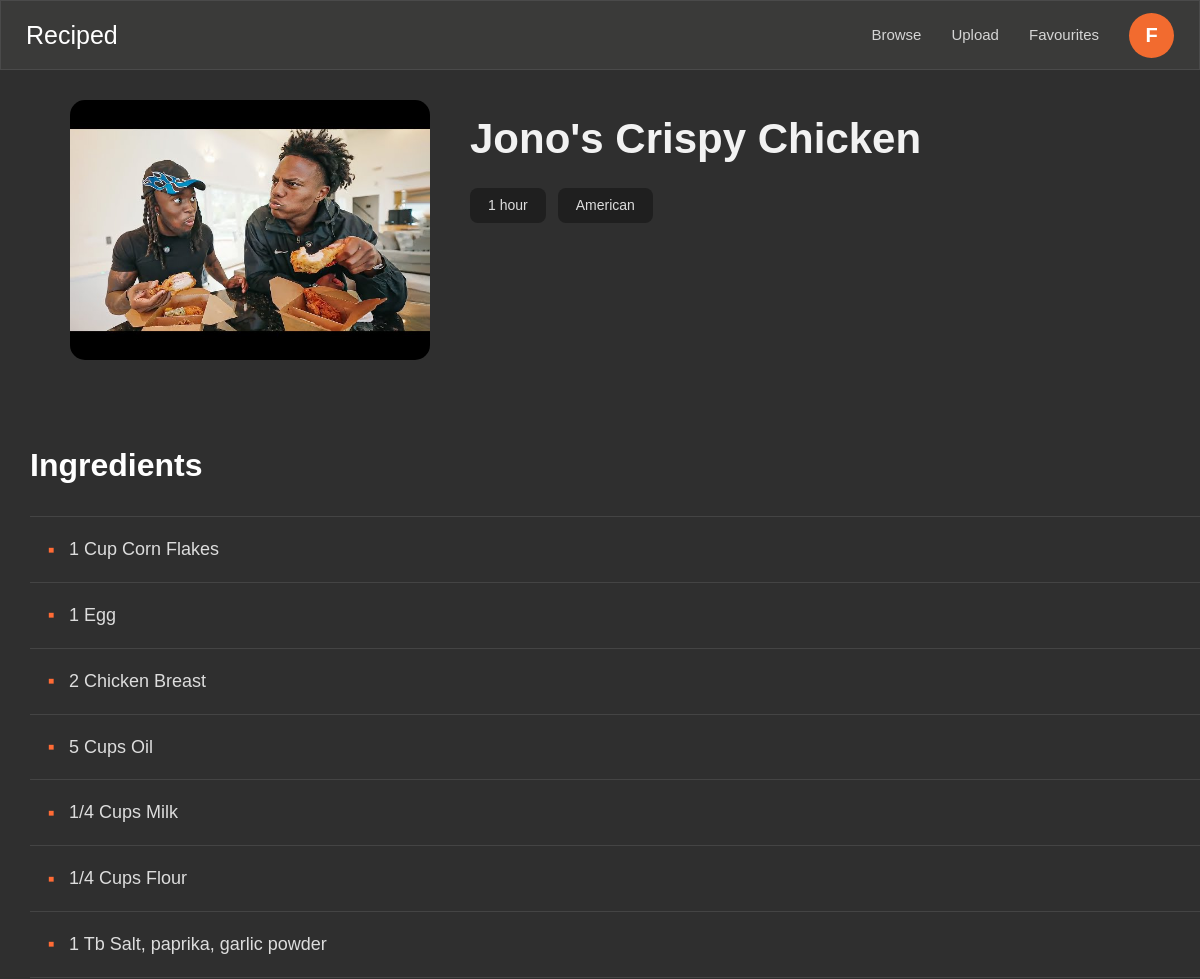
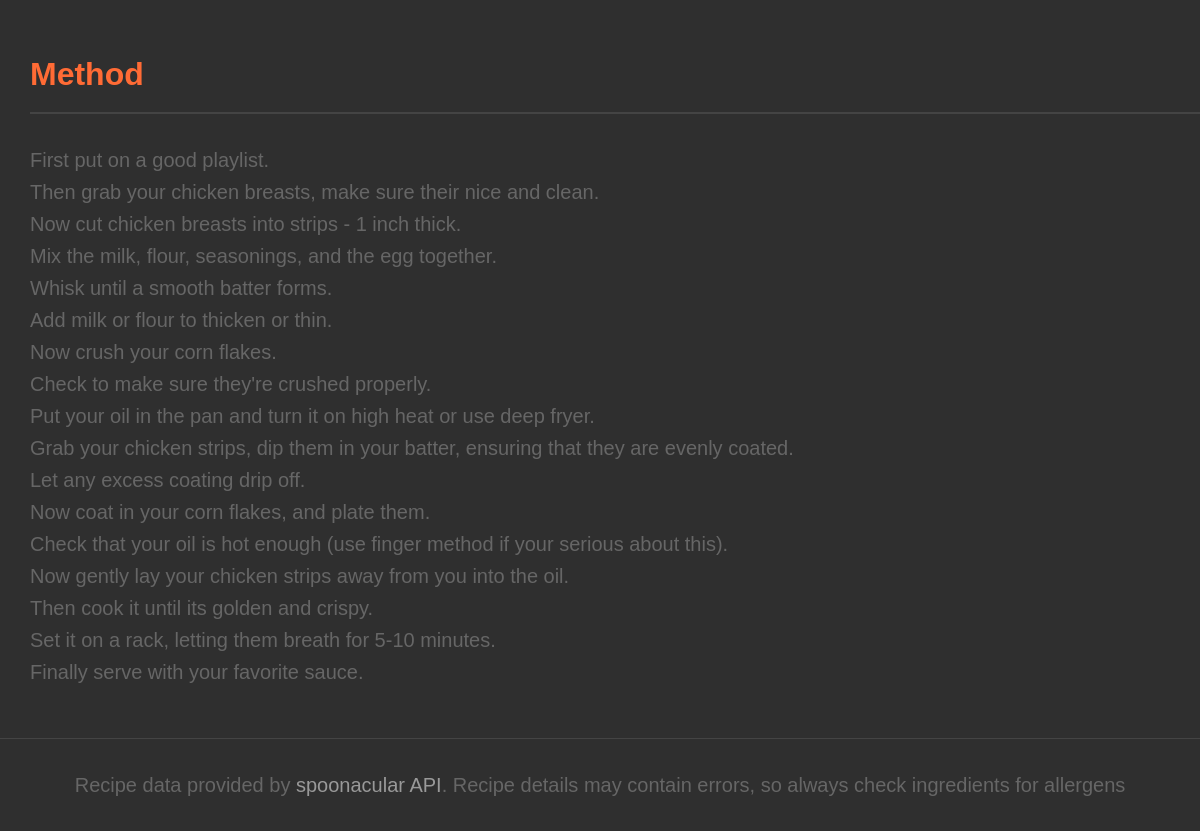
Page /recipe/1 (signed in) on the committed database (2 pictures, top to bottom).
### app.py (models this page shows)
class User(db.Model, UserMixin):
    id = db.Column(db.Integer, primary_key=True)
    username = db.Column(db.String(100), unique=True, nullable=False)
    password = db.Column(db.String(200), nullable=False)

class UserRecipe(db.Model):
    id = db.Column(db.Integer, primary_key=True)
    user_id = db.Column(db.Integer, db.ForeignKey("user.id"), nullable=False)
    name = db.Column(db.String(150), nullable=False)
    cuisine = db.Column(db.String(50), nullable=False)
    cook_time = db.Column(db.String(50), nullable=False)
    image = db.Column(db.String(300))
    ingredients = db.Column(db.Text, nullable=False)
    method = db.Column(db.Text, nullable=False)

### app.py (the view, shortened to what this page needs)
@app.route("/recipe/<int:recipe_id>")
def recipe(recipe_id):
    user_recipe = UserRecipe.query.get(recipe_id)
    if user_recipe:
        return render_template(
            "recipe.html",
            recipe=user_recipe,
            uploaded=True,
            is_favourite=False
            )

### app.py (called while the page is built)
@login_manager.user_loader
def load_user(user_id):
    return User.query.get(int(user_id))

### templates/recipe.html (shortened to what this page needs)
{% extends 'layout.html' %}
{% block content %}
    <header class="navbar">
        <div class="logo">
            <a href="/" class="title">Reciped</a>
        </div>
        <nav>
            <a href="{{ url_for('home') }}">Browse</a>
            {% if current_user.is_authenticated %}
                <a href="{{ url_for('upload') }}">Upload</a>
                <a href="{{ url_for('favourites') }}">Favourites</a>
                <details class="profile-dropdown">
                    <summary class="profile-icon">
                        {{ current_user.username[0]|upper }}
                    </summary>
                </details>
            {% else %}
                <a href="{{ url_for('login') }}" class="sidelogin-btn">
                    Log In
                </a>
            {% endif %}
        </nav>
    </header>
    <div class="hero-card">
        <div class="image-section">
            {% if uploaded %}
                {% if recipe.image %}
                    <img src="{{ url_for('static', filename='uploads/' + recipe.image) }}" alt="{{ recipe.name }}">
                {% endif %}
            {% else %}
                <img src="{{ recipe.image }}" alt="{{ recipe.title }}">
            {% endif %}
        </div>
        <div class="recipe-details">
            <h1>{% if uploaded %}{{ recipe.name }}{% else %}{{ recipe.title }}{% endif %}</h1>
            <div class="info-section">
                <div class="stats">
                    {% if uploaded %}
                        <div class="stat">
                            {{ recipe.cook_time }}
                        </div>
                        <div class="stat">
                            {{ recipe.cuisine }}
                        </div>
                    {% endif %}
                </div>
            </div>
        </div>
    </div>
    <div class="recipe-section">
        <section class="ingredients">
            <h2>Ingredients</h2>
            <ul>
                {% if uploaded %}
                    {% for line in recipe.ingredients.splitlines() %}
                        <li>{{ line }}</li>
                    {% endfor %}
                {% else %}
                    {% for ingredient in recipe.extendedIngredients %}
                        <li>{{ ingredient.original }}</li>
                    {% endfor %}
                {% endif %}
            </ul>
        </section>
        <section class="method">
            <h2>Method</h2>
             {% if uploaded %}
                {% for line in recipe.method.splitlines() %}
                    {% if line.strip() %}
                        <p>{{ line }}</p>
                    {% endif %}
                {% endfor %}
                 {% elif recipe.analyzedInstructions %}
                <ol>
                {% for step in recipe.analyzedInstructions[0].steps %}
                    <li>{{ step.step }}</li>
                {% endfor %}
                </ol>
            {% else %}
                <p>There is no instructions available for this dish</p>
            {% endif %}
        </section>
    </div>
{% endblock %}

### static/styles.css (style rules this page uses)
* { margin: 0; padding: 0; box-sizing: border-box; }
body { font-family: Arial, Helvetica, sans-serif; font-size: 16px; font-weight: 400; color: #f2f2f2; background: #2f2f2f; line-height: 1.6; }
.title { color: white; text-decoration: none; font-size: 25px; font-weight: 500; }
.navbar { width: 100%; height: 70px; background: #3a3a39; border: 1px solid #4a4a4a; padding: 0 25px; display: flex; justify-content: space-between; align-items: center; box-sizing: border-box; }
nav { display: flex; align-items: center; gap: 30px; }
nav a { color: #d5d5d5; text-decoration: none; font-size: 15px; transition: color 0.2s ease; }
.profile-dropdown summary { list-style: none; cursor: pointer; }
.profile-dropdown { position: relative; display: inline-block; }
.profile-icon { width: 45px; height: 45px; display: flex; justify-content: center; align-items: center; background: #f26b2f; color: white; border-radius: 50%; font-size: 20px; font-weight: 600; user-select: none; }
.hero-card { display: flex; gap: 40px; margin: 0 40px; padding: 30px; align-items: flex-start; }
.image-section { flex: 0 0 360px; }
.image-section img { width: 360px; height: 260px; object-fit: cover; border-radius: 15px; display: block; }
.recipe-details { flex: 1; display: flex; flex-direction: column; }
.recipe-details h1 { font-size: 42px; line-height: 1.15; color: #f2f2f2; margin: 15px 0 25px; }
.info-section { display: flex; flex-direction: column; align-items: flex-start; }
.stats { display: flex; gap: 12px; flex-wrap: wrap; }
.stat { background-color: #1f1f1f; color: #ddd; padding: 6px 18px; border-radius: 8px; font-size: 14px; font-weight: 400; display: flex; align-items: center; gap: 6px; white-space: nowrap; }
.recipe-section { margin-top:50px; }
.ingredients { padding-left:30px; margin-bottom:50px; }
.ingredients h2 { font-size:32px; color:white; margin-bottom:25px; font-weight:600; }
.ingredients ul { list-style:none; padding:0; border-top:1px solid #444; }
.ingredients li { padding:18px 18px; border-bottom:1px solid #444; color:#ddd; font-size:18px; display:flex; align-items:center; }
.ingredients li::before { content:"■"; color:#ff6b35; font-size:10px; margin-right:15px; }
.method { padding-left:30px; }
.method h2 { color:#ff6b35; font-size:32px; margin-bottom:30px; font-weight:600; border-bottom:2px solid #444; padding-bottom:12px; }
.profile-icon { width:45px; height:45px; background:#f26b2f; border-radius:50%; display:flex; justify-content:center; align-items:center; color:white; text-decoration:none; font-size:20px; font-weight:600; transition:.3s; }
h1 { font-size: 50px; color: #f2f2f2; }
p { font-size: 20px; color: #666; }

### rows in the picture
User: username "F"
UserRecipe: image (picture), name "Jono's Crispy Chicken", cook_time "1 hour", cuisine "American"

### other values in the picture
{{ line }} "1 Cup Corn Flakes" "1 Egg" "2 Chicken Breast" "5 Cups Oil" "1/4 Cups Milk" "1/4 Cups Flour" "1 Tb Salt, paprika, garlic powder"
{{ line }} "First put on a good playlist." "Then grab your chicken breasts, make sure their nice and clean." "Now cut chicken breasts into strips - 1 inch thick." "Mix the milk, flour, seasonings, and the egg together." "Whisk until a smooth batter forms." "Add milk or flour to thicken or thin." "Now crush your corn flakes." "Check to make sure they're crushed properly." "Put your oil in the pan and turn it on high heat or use deep fryer." "Grab your chicken strips, dip them in your batter, ensuring that they are evenly coated." "Let any excess coating drip off." "Now coat in your corn flakes, and plate them." "Check that your oil is hot enough (use finger method if your serious about this)." "Now gently lay your chicken strips away from you into the oil." "Then cook it until its golden and crispy." "Set it on a rack, letting them breath for 5-10 minutes." "Finally serve with your favorite sauce."
